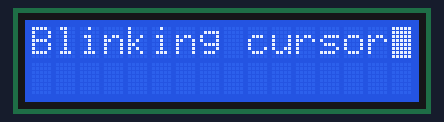
Simulated run of this sketch. Board: Arduino Uno, built with avr-gcc and run on an emulated ATmega328P. On the bench: 16×2 character LCD.

Above: at 0.1 s.
At 5.1 s:
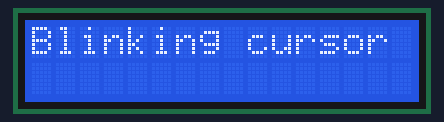

The sketch:

Blink-LCD.ino
```cpp
#include <Wire.h>
#include <LiquidCrystal_I2C.h>

LiquidCrystal_I2C lcd(0x27, 16, 2);

void setup() {
  lcd.begin();
  lcd.backlight();

  lcd.setCursor(0, 0);
  lcd.print("Blinking cursor");

  lcd.blink();  // Enable cursor blinking

  delay(5000);  // Wait 5 seconds

  lcd.noBlink();  // Disable cursor blinking
}

void loop() {
  // Do nothing here
}
```
